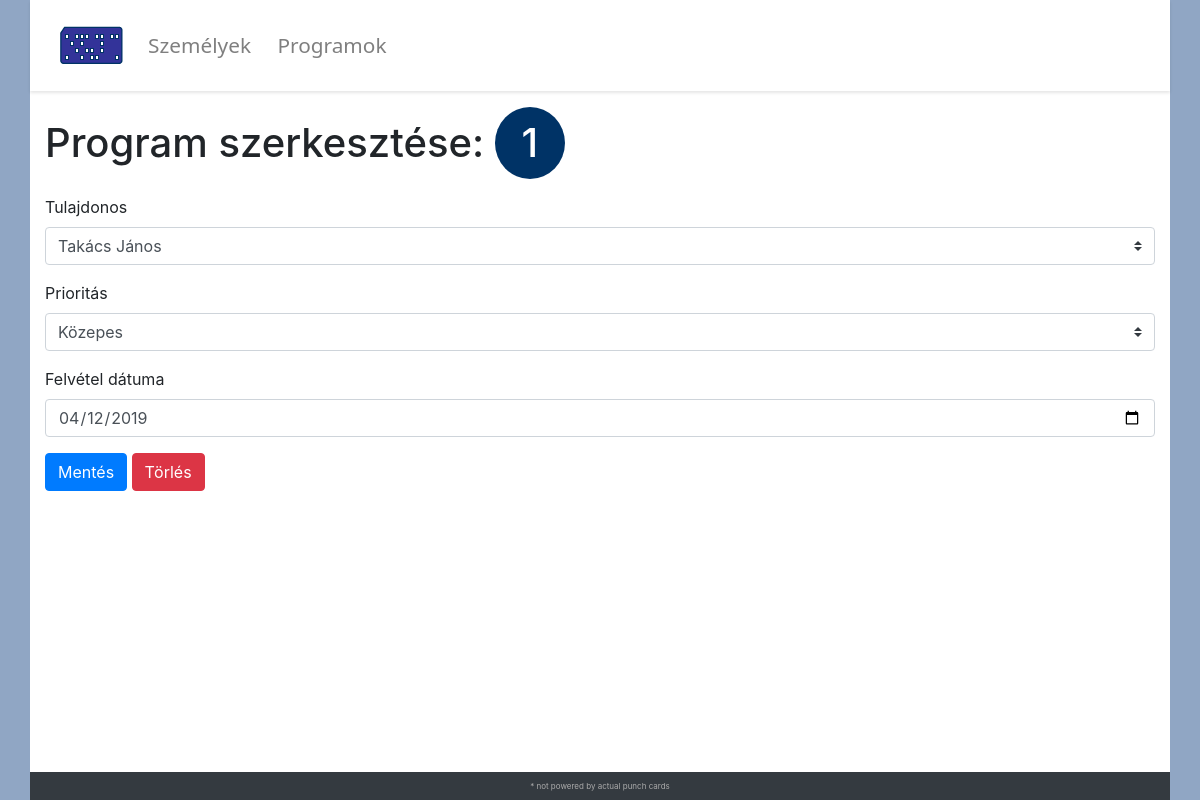
/edit-program.php?id=1, run on an earlier commit of the app's database.
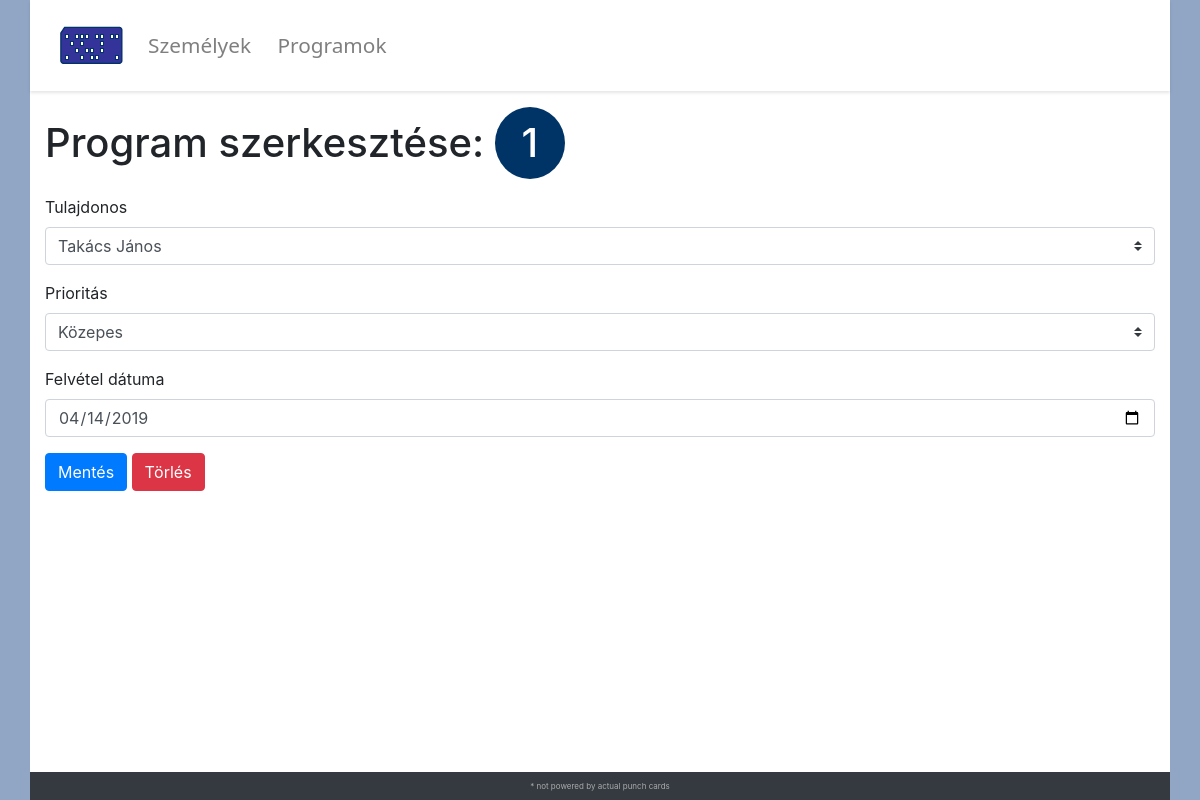
And on a later commit of the database.
### tables this page shows
CREATE TABLE Program
(
  id INT PRIMARY KEY AUTO_INCREMENT,
  prioritas INT NOT NULL,
  felvetel_datum DATE NOT NULL,
  author INT NOT NULL,
  CONSTRAINT Program_Author FOREIGN KEY(author) REFERENCES Szemely(id)
);

### edit-program.php (the view, shortened to what this page needs)
<?php
$db = getDb();
$priorities = ['Magas', 'Közepes', 'Alacsony'];
?>
</head>
<body>
  <div class="container main-content">
    <?php
      $id = mysqli_real_escape_string($db, $_GET['id']) or die(mysqli_error($db));
      $query = sprintf('SELECT id, prioritas, author, felvetel_datum FROM program WHERE id = %s', $id);
      $result = mysqli_query($db, $query);
      $row = mysqli_fetch_array($result);
      ?>
      <h1>Program szerkesztése: <span class="program-id"><?=$id?></span></h1>
      <form action="" method="post">
        <div class="form-group">
          <label for="author" class="mr-2">Tulajdonos</label>
          <select class="custom-select" name="author">
            <?php
              $queryAuthors = 'SELECT id, CONCAT(vezeteknev, " ", keresztnev) AS nev FROM szemely ORDER BY vezeteknev';
              $resultAuthors = mysqli_query($db, $queryAuthors) or die(mysqli_error($db));
              while ($row2 = mysqli_fetch_array($resultAuthors)) {
                print('<option value="' . $row2['id'] . '" ' . ($row2['id'] == $row['author'] ? 'selected' : '') . '>' . $row2['nev'] . '</option>');
              }
            ?>
          </select>
        </div>
        <div class="form-group">
          <label for="priority" class="mr-2">Prioritás</label>
          <select class="custom-select" name="priority">
            <?php
              for ($i = sizeof($priorities) - 1; $i >= 0; $i--) {
                print('<option value="' . $i . '" ' . ($row['prioritas'] == $i ? 'selected' : '') . '>' . $priorities[$i] . '</option>');
              }
            ?>
          </select>
        </div>
        <div class="form-group">
          <label for="date" class="mr-2">Felvétel dátuma</label>
          <input class="form-control" type="date" name="date" value="<?=$row['felvetel_datum']?>">
        </div>
        <input class="btn btn-primary" name="update" type="submit" value="Mentés">
        <input class="btn btn-danger" name="delete" type="submit" value="Törlés">
      </form>
  </div>

### punchcard.css (style rules this page uses)
body { --card-background: #003366; background-color: #90A6C4; margin-bottom: 0; height: 100vh; }
h1 { margin-bottom: 0.4em; }
footer { font-size: 0.5em; color: #aaa; }
body > .container:nth-child(2) { padding-top: 1em; background-color: #fff; padding-bottom: 1em; min-height: calc(100% - 16px - 75px - 16px - 12px); }
.navbar { font-family: 'Segoe UI', Tahoma, Geneva, Verdana, sans-serif; font-weight: 500; font-size: 1.3em; box-shadow: 0px 2px 3px 0 rgba(0,0,0,0.1); padding-left: 1.4em; }
.nav-container { padding: 0; background-color: #fff; }
.navbar-nav { flex-direction: row !important; }
.navbar-nav li { padding-right: 0.5em; }
.program-id { display: inline-block; background-color: var(--card-background); color: #fff; border-radius: 100%; padding: 0.3em; width: 1.75em; text-align: center; }

What changed in the data, as far as the page shows it:
changed program "Takács János": date "04/12/2019" → "04/14/2019"
